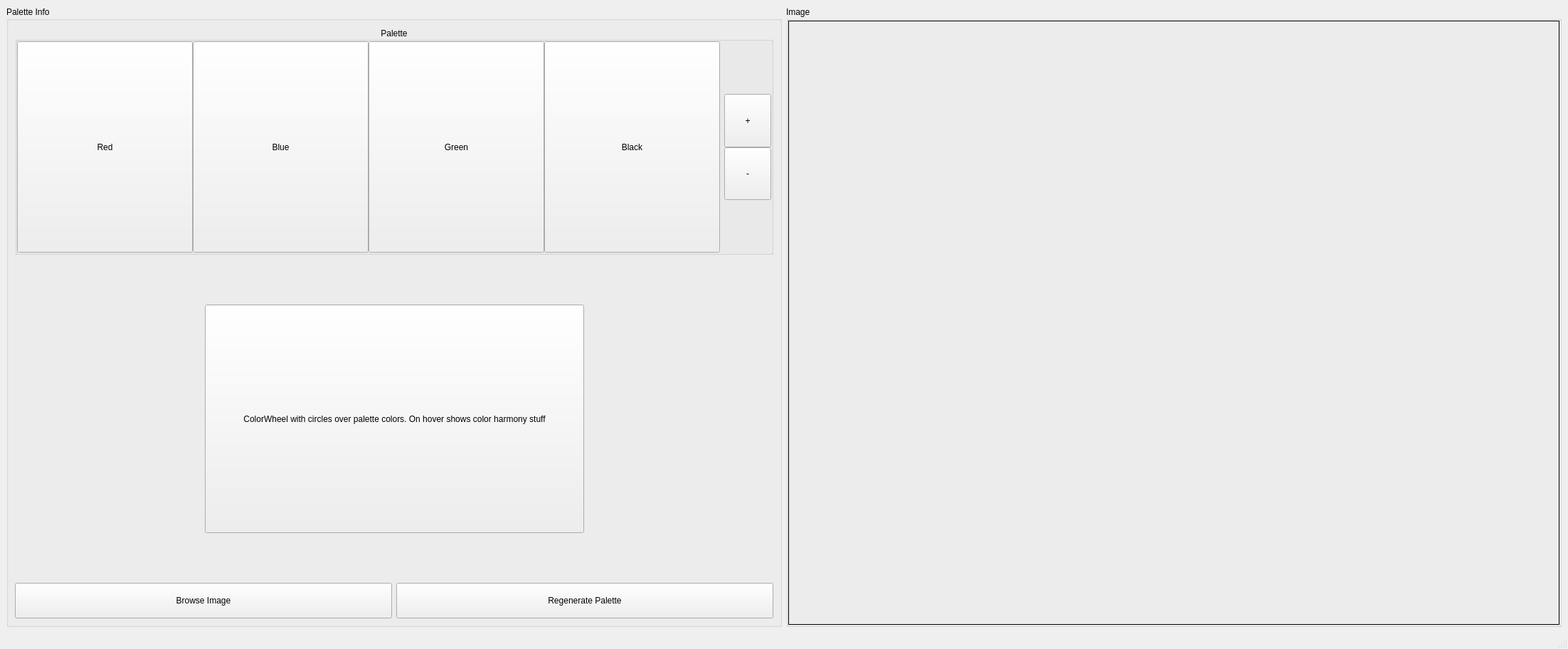
<?xml version="1.0" encoding="UTF-8"?>
<ui version="4.0">
 <class>MainWindow</class>
 <widget class="QMainWindow" name="MainWindow">
  <property name="geometry">
   <rect>
    <x>0</x>
    <y>0</y>
    <width>2204</width>
    <height>912</height>
   </rect>
  </property>
  <widget class="QWidget" name="centralwidget">
   <layout class="QHBoxLayout" name="mainLayout" stretch="2,2">
    <property name="spacing">
     <number>6</number>
    </property>
    <property name="sizeConstraint">
     <enum>QLayout::SetDefaultConstraint</enum>
    </property>
    <property name="bottomMargin">
     <number>9</number>
    </property>
    <item>
     <widget class="QGroupBox" name="paletteInfoGroupBox">
      <property name="sizePolicy">
       <sizepolicy hsizetype="MinimumExpanding" vsizetype="Expanding">
        <horstretch>0</horstretch>
        <verstretch>0</verstretch>
       </sizepolicy>
      </property>
      <property name="minimumSize">
       <size>
        <width>400</width>
        <height>0</height>
       </size>
      </property>
      <property name="title">
       <string>Palette Info</string>
      </property>
      <layout class="QVBoxLayout" name="verticalLayout" stretch="5,1,5,1,1">
       <item>
        <widget class="QGroupBox" name="paletteGroupBox">
         <property name="sizePolicy">
          <sizepolicy hsizetype="Expanding" vsizetype="Expanding">
           <horstretch>0</horstretch>
           <verstretch>0</verstretch>
          </sizepolicy>
         </property>
         <property name="minimumSize">
          <size>
           <width>0</width>
           <height>150</height>
          </size>
         </property>
         <property name="maximumSize">
          <size>
           <width>16777215</width>
           <height>16777215</height>
          </size>
         </property>
         <property name="title">
          <string>Palette</string>
         </property>
         <property name="alignment">
          <set>Qt::AlignCenter</set>
         </property>
         <layout class="QHBoxLayout" name="horizontalLayout_3" stretch="15,1">
          <property name="spacing">
           <number>6</number>
          </property>
          <property name="leftMargin">
           <number>0</number>
          </property>
          <property name="topMargin">
           <number>0</number>
          </property>
          <property name="rightMargin">
           <number>0</number>
          </property>
          <property name="bottomMargin">
           <number>0</number>
          </property>
          <item>
           <layout class="QHBoxLayout" name="colorLayout" stretch="0,0,0,0">
            <property name="spacing">
             <number>0</number>
            </property>
            <item>
             <widget class="QPushButton" name="color1button">
              <property name="sizePolicy">
               <sizepolicy hsizetype="MinimumExpanding" vsizetype="Preferred">
                <horstretch>0</horstretch>
                <verstretch>0</verstretch>
               </sizepolicy>
              </property>
              <property name="text">
               <string>Red</string>
              </property>
             </widget>
            </item>
            <item>
             <widget class="QPushButton" name="color2button">
              <property name="sizePolicy">
               <sizepolicy hsizetype="MinimumExpanding" vsizetype="Minimum">
                <horstretch>0</horstretch>
                <verstretch>0</verstretch>
               </sizepolicy>
              </property>
              <property name="text">
               <string>Blue</string>
              </property>
             </widget>
            </item>
            <item>
             <widget class="QPushButton" name="color3button">
              <property name="sizePolicy">
               <sizepolicy hsizetype="MinimumExpanding" vsizetype="Preferred">
                <horstretch>0</horstretch>
                <verstretch>0</verstretch>
               </sizepolicy>
              </property>
              <property name="text">
               <string>Green</string>
              </property>
             </widget>
            </item>
            <item>
             <widget class="QPushButton" name="color4button">
              <property name="sizePolicy">
               <sizepolicy hsizetype="MinimumExpanding" vsizetype="Preferred">
                <horstretch>0</horstretch>
                <verstretch>0</verstretch>
               </sizepolicy>
              </property>
              <property name="text">
               <string>Black</string>
              </property>
             </widget>
            </item>
           </layout>
          </item>
          <item>
           <layout class="QVBoxLayout" name="paletteplusminusLayout">
            <property name="spacing">
             <number>0</number>
            </property>
            <property name="sizeConstraint">
             <enum>QLayout::SetDefaultConstraint</enum>
            </property>
            <property name="leftMargin">
             <number>0</number>
            </property>
            <property name="topMargin">
             <number>0</number>
            </property>
            <property name="rightMargin">
             <number>0</number>
            </property>
            <property name="bottomMargin">
             <number>0</number>
            </property>
            <item>
             <spacer name="verticalSpacer_4">
              <property name="orientation">
               <enum>Qt::Vertical</enum>
              </property>
              <property name="sizeHint" stdset="0">
               <size>
                <width>20</width>
                <height>40</height>
               </size>
              </property>
             </spacer>
            </item>
            <item>
             <widget class="QPushButton" name="increaseSwatchSizeButton">
              <property name="sizePolicy">
               <sizepolicy hsizetype="Ignored" vsizetype="Expanding">
                <horstretch>0</horstretch>
                <verstretch>0</verstretch>
               </sizepolicy>
              </property>
              <property name="minimumSize">
               <size>
                <width>25</width>
                <height>25</height>
               </size>
              </property>
              <property name="maximumSize">
               <size>
                <width>75</width>
                <height>75</height>
               </size>
              </property>
              <property name="text">
               <string>+</string>
              </property>
             </widget>
            </item>
            <item>
             <widget class="QPushButton" name="decreaseSwatchSizeButton">
              <property name="sizePolicy">
               <sizepolicy hsizetype="Ignored" vsizetype="Expanding">
                <horstretch>0</horstretch>
                <verstretch>0</verstretch>
               </sizepolicy>
              </property>
              <property name="minimumSize">
               <size>
                <width>25</width>
                <height>25</height>
               </size>
              </property>
              <property name="maximumSize">
               <size>
                <width>75</width>
                <height>75</height>
               </size>
              </property>
              <property name="text">
               <string>-</string>
              </property>
             </widget>
            </item>
            <item>
             <spacer name="verticalSpacer_3">
              <property name="orientation">
               <enum>Qt::Vertical</enum>
              </property>
              <property name="sizeHint" stdset="0">
               <size>
                <width>20</width>
                <height>40</height>
               </size>
              </property>
             </spacer>
            </item>
           </layout>
          </item>
         </layout>
        </widget>
       </item>
       <item>
        <spacer name="verticalSpacer_2">
         <property name="orientation">
          <enum>Qt::Vertical</enum>
         </property>
         <property name="sizeType">
          <enum>QSizePolicy::Expanding</enum>
         </property>
         <property name="sizeHint" stdset="0">
          <size>
           <width>20</width>
           <height>58</height>
          </size>
         </property>
        </spacer>
       </item>
       <item>
        <layout class="QHBoxLayout" name="horizontalLayout_4" stretch="1,2,1">
         <item>
          <spacer name="horizontalSpacer">
           <property name="orientation">
            <enum>Qt::Horizontal</enum>
           </property>
           <property name="sizeHint" stdset="0">
            <size>
             <width>40</width>
             <height>20</height>
            </size>
           </property>
          </spacer>
         </item>
         <item>
          <widget class="QPushButton" name="pushButton_3">
           <property name="sizePolicy">
            <sizepolicy hsizetype="MinimumExpanding" vsizetype="MinimumExpanding">
             <horstretch>0</horstretch>
             <verstretch>0</verstretch>
            </sizepolicy>
           </property>
           <property name="minimumSize">
            <size>
             <width>200</width>
             <height>200</height>
            </size>
           </property>
           <property name="toolTip">
            <string>Display Color Harmony Information</string>
           </property>
           <property name="text">
            <string>ColorWheel with circles over palette colors. On hover shows color harmony stuff</string>
           </property>
          </widget>
         </item>
         <item>
          <spacer name="horizontalSpacer_2">
           <property name="orientation">
            <enum>Qt::Horizontal</enum>
           </property>
           <property name="sizeHint" stdset="0">
            <size>
             <width>40</width>
             <height>20</height>
            </size>
           </property>
          </spacer>
         </item>
        </layout>
       </item>
       <item>
        <spacer name="verticalSpacer">
         <property name="orientation">
          <enum>Qt::Vertical</enum>
         </property>
         <property name="sizeHint" stdset="0">
          <size>
           <width>20</width>
           <height>20</height>
          </size>
         </property>
        </spacer>
       </item>
       <item>
        <layout class="QHBoxLayout" name="horizontalLayout_5" stretch="1,1">
         <item>
          <widget class="QPushButton" name="pushButton">
           <property name="sizePolicy">
            <sizepolicy hsizetype="Minimum" vsizetype="Fixed">
             <horstretch>0</horstretch>
             <verstretch>0</verstretch>
            </sizepolicy>
           </property>
           <property name="minimumSize">
            <size>
             <width>0</width>
             <height>50</height>
            </size>
           </property>
           <property name="text">
            <string>Browse Image</string>
           </property>
          </widget>
         </item>
         <item>
          <widget class="QPushButton" name="pushButton_2">
           <property name="sizePolicy">
            <sizepolicy hsizetype="Ignored" vsizetype="Fixed">
             <horstretch>0</horstretch>
             <verstretch>0</verstretch>
            </sizepolicy>
           </property>
           <property name="minimumSize">
            <size>
             <width>0</width>
             <height>50</height>
            </size>
           </property>
           <property name="text">
            <string>Regenerate Palette</string>
           </property>
          </widget>
         </item>
        </layout>
       </item>
      </layout>
     </widget>
    </item>
    <item>
     <widget class="QGroupBox" name="imageGroupBox">
      <property name="sizePolicy">
       <sizepolicy hsizetype="Ignored" vsizetype="Expanding">
        <horstretch>0</horstretch>
        <verstretch>0</verstretch>
       </sizepolicy>
      </property>
      <property name="title">
       <string>Image</string>
      </property>
      <layout class="QGridLayout" name="gridLayout">
       <property name="leftMargin">
        <number>0</number>
       </property>
       <property name="topMargin">
        <number>0</number>
       </property>
       <property name="rightMargin">
        <number>0</number>
       </property>
       <property name="bottomMargin">
        <number>0</number>
       </property>
       <item row="0" column="2">
        <widget class="QLabel" name="imageLabel">
         <property name="sizePolicy">
          <sizepolicy hsizetype="Preferred" vsizetype="Preferred">
           <horstretch>3</horstretch>
           <verstretch>3</verstretch>
          </sizepolicy>
         </property>
         <property name="minimumSize">
          <size>
           <width>50</width>
           <height>50</height>
          </size>
         </property>
         <property name="frameShape">
          <enum>QFrame::Box</enum>
         </property>
         <property name="pixmap">
          <pixmap>testimages/duneposter.jpg</pixmap>
         </property>
         <property name="scaledContents">
          <bool>true</bool>
         </property>
         <property name="alignment">
          <set>Qt::AlignCenter</set>
         </property>
        </widget>
       </item>
      </layout>
     </widget>
    </item>
   </layout>
  </widget>
  <widget class="QMenuBar" name="menubar">
   <property name="geometry">
    <rect>
     <x>0</x>
     <y>0</y>
     <width>2204</width>
     <height>22</height>
    </rect>
   </property>
  </widget>
  <widget class="QStatusBar" name="statusbar"/>
 </widget>
 <resources/>
 <connections/>
</ui>
